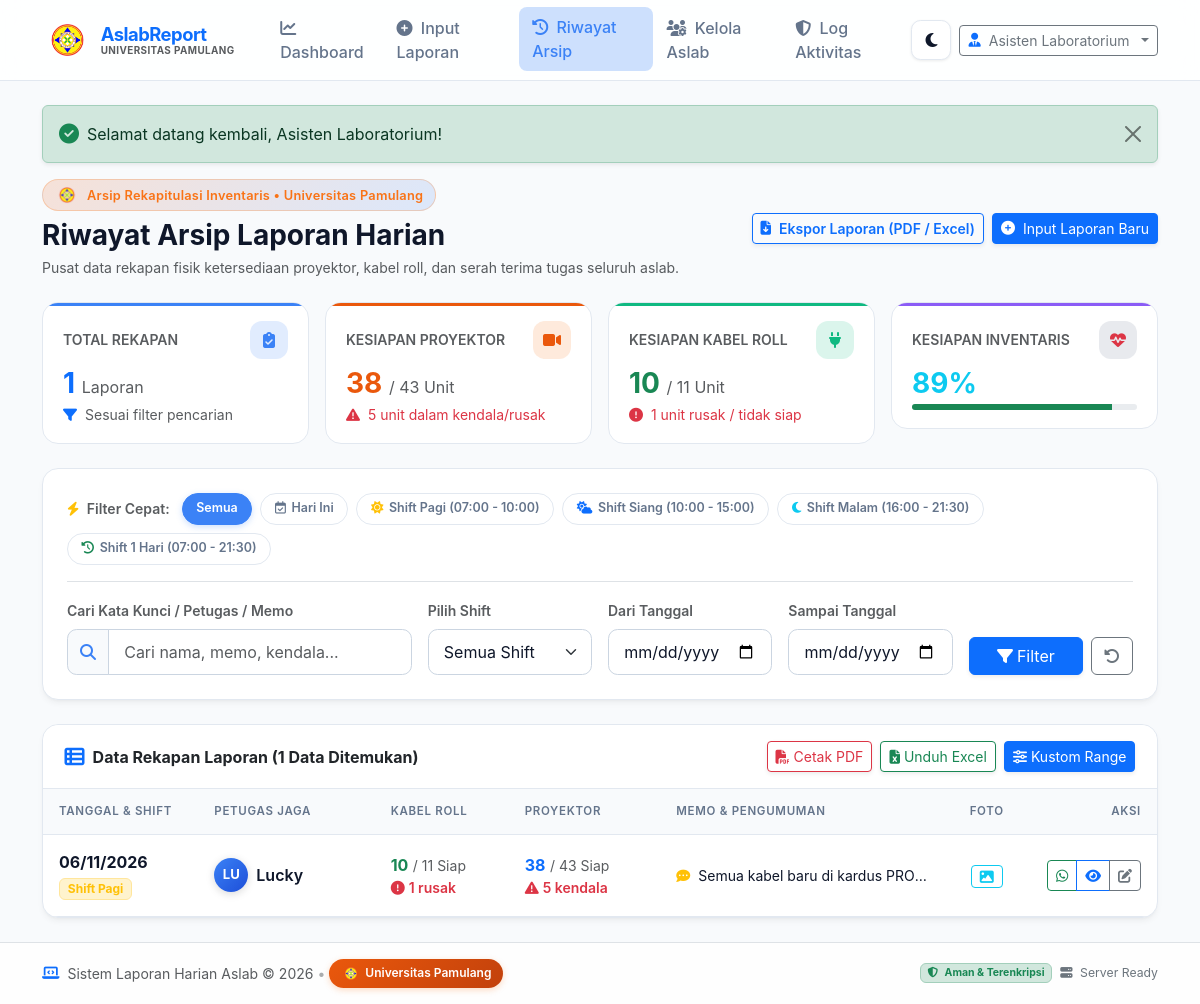
Page /riwayat.php (signed in) on the committed database.
### tables this page shows
CREATE TABLE IF NOT EXISTS `laporan` (
  `id` INT AUTO_INCREMENT PRIMARY KEY,
  `user_id` INT NULL,
  `tanggal` DATE NOT NULL,
  `shift` VARCHAR(50) NOT NULL DEFAULT 'Pagi',
  `petugas_nama` VARCHAR(100) NOT NULL,

 
`kabel_roll_tersedia` INT NOT NULL DEFAULT 0,
`kabel_roll_rusak` INT NOT NULL DEFAULT 0,
`kabel_roll_catatan` VARCHAR(255) NULL,

 
`proyektor_tersedia` INT NOT NULL DEFAULT 0,
`proyektor_rusak` INT NOT NULL DEFAULT 0,
`proyektor_catatan` VARCHAR(255) NULL,

 
`catatan_umum` TEXT NULL,
  `foto_dokumentasi` VARCHAR(255) NULL,
  
  `created_at` DATETIME NOT NULL DEFAULT CURRENT_TIMESTAMP,
  `updated_at` DATETIME NOT NULL DEFAULT CURRENT_TIMESTAMP ON UPDATE CURRENT_TIMESTAMP,
  
  INDEX `idx_tanggal` (`tanggal`),
  INDEX `idx_shift` (`shift`),
  CONSTRAINT `fk_laporan_user` FOREIGN KEY (`user_id`) REFERENCES `users` (`id`) ON DELETE SET NULL ON UPDATE CASCADE
);

### riwayat.php (the view, shortened to what the rows shown need)
<?php
require_once __DIR__ . '/config/database.php';
require_once __DIR__ . '/config/security.php';
$sql = "SELECT * FROM `laporan` WHERE 1=1";
$params = [];
$sql .= " ORDER BY `tanggal` DESC, `id` DESC";
$stmt = $pdo->prepare($sql);
$stmt->execute($params);
$reports = $stmt->fetchAll();
require_once __DIR__ . '/includes/header.php';
?>
<div class="animate-fade-up">
    <div class="d-flex flex-column flex-lg-row align-items-lg-center justify-content-between gap-3 mb-4">
        <div>
            <h2 class="h3 fw-bold mb-1">
                Riwayat Arsip Laporan Harian
            </h2>
        </div>
    </div>
    <div class="card card-hover-lift">
        <div class="table-responsive">
            <table class="table table-hover align-middle mb-0">
                <thead>
                    <tr>
                        <th class="ps-3" style="width: 170px;">Tanggal & Shift</th>
                        <th style="width: 200px;">Petugas Jaga</th>
                        <th style="width: 160px;">Kabel Roll</th>
                        <th style="width: 170px;">Proyektor</th>
                        <th>Memo & Pengumuman</th>
                        <th class="text-center" style="width: 70px;">Foto</th>
                        <th class="text-end pe-3" style="width: 140px;">Aksi</th>
                    </tr>
                </thead>
                <tbody>
                    <?php if (count($reports) > 0): ?>
                        <?php foreach ($reports as $row): ?>
                            <?php
                                $tot_kabel = (int)$row['kabel_roll_tersedia'] + (int)$row['kabel_roll_rusak'];
                                $tot_proyektor = (int)$row['proyektor_tersedia'] + (int)$row['proyektor_rusak'];
                                $tgl_indo = date('d/m/Y', strtotime($row['tanggal']));
                                $wa_row = "*LAPORAN HARIAN ASISTEN LAB*\n";
                                $wa_row .= "Tanggal : " . $tgl_indo . " (" . $row['shift'] . ")\n";
                                $wa_row .= "Petugas : " . $row['petugas_nama'] . "\n\n";
                                $wa_row .= "*KABEL ROLL*\n• Tersedia : " . (int)$row['kabel_roll_tersedia'] . " unit\n• Rusak : " . (int)$row['kabel_roll_rusak'] . " unit\n• Total : " . $tot_kabel . " unit\n\n";
                                $wa_row .= "*PROYEKTOR*\n• Tersedia : " . (int)$row['proyektor_tersedia'] . " unit\n• Rusak : " . (int)$row['proyektor_rusak'] . " unit\n• Total : " . $tot_proyektor . " unit\n\n";
                                if (!empty($row['catatan_umum'])) {
                                    $wa_row .= "*MEMO:*\n• " . $row['catatan_umum'] . "\n\n";
                                }
                                $wa_row .= "_Sistem Informasi Inventaris & Laporan Harian Aslab_";
                                $shift_class = match($row['shift']) {
                                    'Pagi'  => 'bg-warning-subtle text-warning border-warning-subtle',
                                    'Siang' => 'bg-primary-subtle text-primary border-primary-subtle',
                                    'Sore'  => 'bg-info-subtle text-info border-info-subtle',
                                    'Malam' => 'bg-secondary-subtle text-secondary border-secondary-subtle',
                                    default => 'bg-body-tertiary text-body'
                                };
                            ?>
                            <tr>
                                <td class="ps-3">
                                    <div class="fw-bold text-main"><?= date('d/m/Y', strtotime($row['tanggal'])) ?></div>
                                    <span class="badge <?= $shift_class ?> border small mt-1">
                                        Shift <?= e($row['shift']) ?>
                                    </span>
                                </td>
                                <td>
                                    <div class="d-flex align-items-center gap-2">
                                        <div class="user-avatar-circle avatar-aslab" style="width: 34px; height: 34px; font-size: 0.82rem;">
                                            <?= strtoupper(substr($row['petugas_nama'], 0, 2)) ?>
                                        </div>
                                        <div class="text-truncate" style="max-width: 140px;">
                                            <span class="fw-semibold text-main"><?= e($row['petugas_nama']) ?></span>
                                        </div>
                                    </div>
                                </td>
                                <td>
                                    <div>
                                        <span class="text-success fw-bold"><?= (int)$row['kabel_roll_tersedia'] ?></span>
                                        <span class="text-muted small">/ <?= $tot_kabel ?> Siap</span>
                                    </div>
                                    <?php if ((int)$row['kabel_roll_rusak'] > 0): ?>
                                        <div class="text-danger small fw-semibold">
                                            <i class="fa-solid fa-circle-exclamation me-1"></i><?= (int)$row['kabel_roll_rusak'] ?> rusak
                                        </div>
                                    <?php endif; ?>
                                </td>
                                <td>
                                    <div>
                                        <span class="text-primary fw-bold"><?= (int)$row['proyektor_tersedia'] ?></span>
                                        <span class="text-muted small">/ <?= $tot_proyektor ?> Siap</span>
                                    </div>
                                    <?php if ((int)$row['proyektor_rusak'] > 0): ?>
                                        <div class="text-danger small fw-semibold">
                                            <i class="fa-solid fa-triangle-exclamation me-1"></i><?= (int)$row['proyektor_rusak'] ?> kendala
                                        </div>
                                    <?php endif; ?>
                                </td>
                                <td>
                                    <?php if (!empty($row['catatan_umum'])): ?>
                                        <div class="small text-truncate" style="max-width: 260px;" title="<?= e($row['catatan_umum']) ?>">
                                            <i class="fa-solid fa-comment-dots text-warning me-1"></i>
                                            <?= e($row['catatan_umum']) ?>
                                        </div>
                                    <?php else: ?>
                                        <span class="text-muted small fst-italic">-</span>
                                    <?php endif; ?>
                                </td>
                                <td class="text-center">
                                    <?php if (!empty($row['foto_dokumentasi']) && file_exists(__DIR__ . '/uploads/' . $row['foto_dokumentasi'])): ?>
                                        <a href="uploads/<?= e($row['foto_dokumentasi']) ?>" target="_blank" class="btn btn-sm btn-outline-info py-0 px-2" title="Lihat Foto Dokumentasi">
                                            <i class="fa-solid fa-image"></i>
                                        </a>
                                    <?php else: ?>
                                        <span class="text-muted small">-</span>
                                    <?php endif; ?>
                                </td>
                                <td class="text-end pe-3">
                                    <div class="btn-group btn-group-sm">
                                        <button type="button" class="btn btn-outline-success" title="Salin Pesan WhatsApp" onclick="copyToWhatsApp(<?= htmlspecialchars(json_encode($wa_row), ENT_QUOTES, 'UTF-8') ?>, this)">
                                            <i class="fa-brands fa-whatsapp"></i>
                                        </button>
                                        <a href="detail.php?id=<?= (int)$row['id'] ?>" class="btn btn-outline-primary" title="Lihat Detail">
                                            <i class="fa-solid fa-eye"></i>
                                        </a>
                                        <a href="edit-laporan.php?id=<?= (int)$row['id'] ?>" class="btn btn-outline-secondary" title="Edit">
                                            <i class="fa-solid fa-pen-to-square"></i>
                                        </a>
                                    </div>
                                </td>
                            </tr>
                        <?php endforeach; ?>
                    <?php endif; ?>
                </tbody>
            </table>
        </div>
    </div>
</div>
<?php require_once __DIR__ . '/includes/footer.php'; ?>

### rows in the picture
laporan: tanggal "06/11/2026", shift "Pagi", petugas_nama "LU", petugas_nama "Lucky", kabel_roll_tersedia "10", tot_kabel "11", kabel_roll_rusak "1", proyektor_tersedia "38", tot_proyektor "43", proyektor_rusak "5", catatan_umum "Semua kabel baru di kardus PRO…"

### other values in the picture
$user['nama_lengkap'] "Asisten Laboratorium"
$flash['message'] "Selamat datang kembali, Asisten Laboratorium!"
$total_arsip "1"
$total_proyektor_siap "38"
$total_proyektor_siap + $total_proyektor_rusak "43"
$total_proyektor_rusak "5"
$total_kabel_siap "10"
$total_kabel_siap + $total_kabel_rusak "11"
$total_kabel_rusak "1"
$health_score "89"
count($reports) "1"
